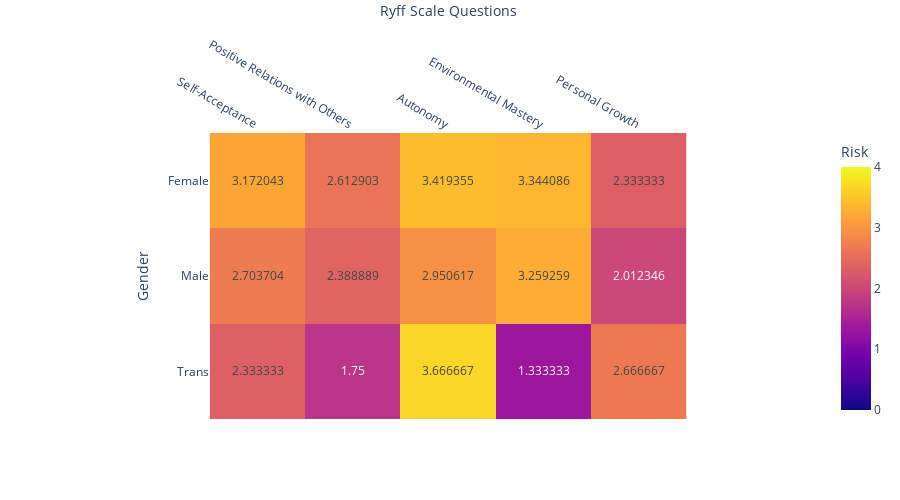

The notebook cell saved with this chart:
### Code cell
newRelated = genderRelated.groupby('Gender').mean(numeric_only=True)

fig = px.imshow(newRelated, 
                 labels=dict(x="Ryff Scale Questions", y="Gender", color="Risk"),
                text_auto=True,  zmin = 0, zmax= 4,height=500)
fig.update_xaxes(side="top")
fig.show()

### Figure 1 — Plotly figure (JSON) as saved in the notebook; plotly's stock layout.template omitted (floating-point values rounded to 4 significant figures)
{"data": [{"coloraxis": "coloraxis", "hovertemplate": "Ryff Scale Questions: %{x}<br>Gender: %{y}<br>Risk: %{z}<extra></extra>", "name": "0", "texttemplate": "%{z}", "type": "heatmap", "x": ["Self-Acceptance", "Positive Relations with Others", "Autonomy", "Environmental Mastery", "Personal Growth"], "xaxis": "x", "y": ["Female", "Male", "Trans"], "yaxis": "y", "z": [[3.172, 2.613, 3.419, 3.344, 2.333], [2.704, 2.389, 2.951, 3.259, 2.012], [2.333, 1.75, 3.667, 1.333, 2.667]]}], "layout": {"coloraxis": {"cmax": 4, "cmin": 0, "colorbar": {"title": {"text": "Risk"}}, "colorscale": [[0, "#0d0887"], [0.1111, "#46039f"], [0.2222, "#7201a8"], [0.3333, "#9c179e"], [0.4444, "#bd3786"], [0.5556, "#d8576b"], [0.6667, "#ed7953"], [0.7778, "#fb9f3a"], [0.8889, "#fdca26"], [1, "#f0f921"]]}, "height": 500, "margin": {"t": 60}, "xaxis": {"anchor": "y", "constrain": "domain", "domain": [0, 1], "scaleanchor": "y", "side": "top", "title": {"text": "Ryff Scale Questions"}}, "yaxis": {"anchor": "x", "autorange": "reversed", "constrain": "domain", "domain": [0, 1], "title": {"text": "Gender"}}}}
